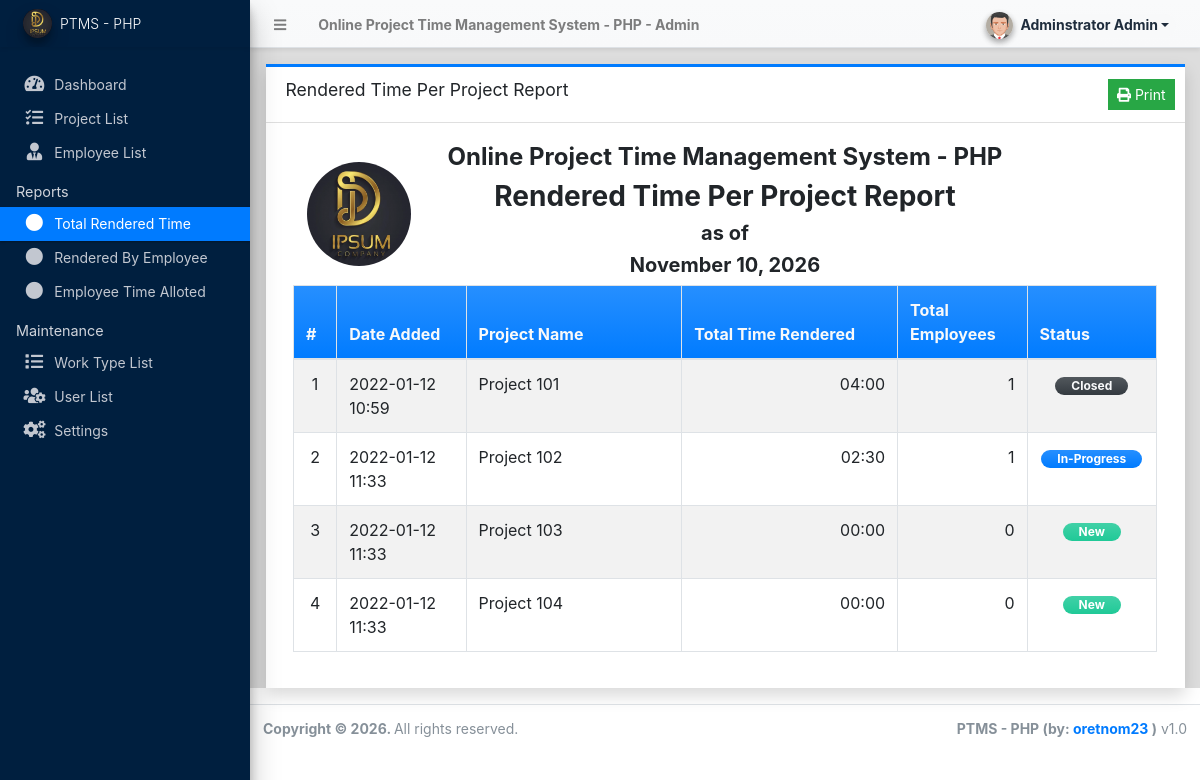
Before: /admin/?page=reports/rendered_time (signed in) with the older database file.
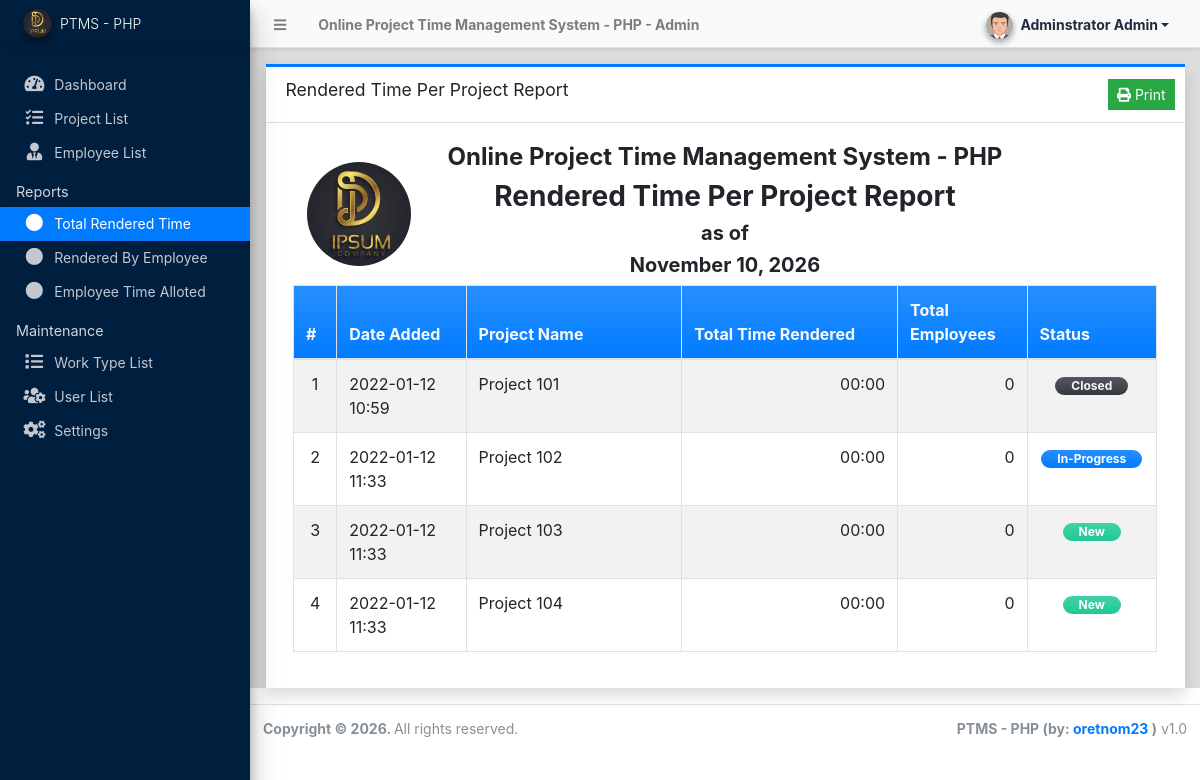
After: the same page with the newer database file.
### tables this page shows
CREATE TABLE IF NOT EXISTS `project_list` (
  `id` int(30) NOT NULL AUTO_INCREMENT,
  `name` text NOT NULL,
  `description` text NOT NULL,
  `status` tinyint(1) NOT NULL DEFAULT 0 COMMENT '0= New, 1= In-Progress, 2= Closed',
  `delete_flag` tinyint(1) NOT NULL DEFAULT 0,
  `date_created` datetime NOT NULL DEFAULT current_timestamp(),
  `date_updated` datetime DEFAULT NULL ON UPDATE current_timestamp(),
  PRIMARY KEY (`id`)
);

### classes/DBConnection.php (called while the page is built, shortened)
<?php
class DBConnection{
    private $host = DB_SERVER;
    private $username = DB_USERNAME;
    private $password = DB_PASSWORD;
    private $database = DB_NAME;
    public $conn;
    public function __construct(){
        if (!isset($this->conn)) {
            $this->port = defined('DB_PORT') ? (int)DB_PORT : 3306;
            $this->conn = mysqli_init();
            if ($this->conn) {
                $this->conn->options(MYSQLI_OPT_CONNECT_TIMEOUT, 10);
                $flags = 0;
                $connected = @$this->conn->real_connect($this->host, $this->username, $this->password, $this->database, $this->port, NULL, $flags);
            } else {
                $connected = false;
            }
        }
    }
}
?>

### classes/SystemSettings.php (called while the page is built, shortened)
<?php
class SystemSettings extends DBConnection{
	function info($field=''){
		if(!empty($field)){
			if(isset($_SESSION['system_info'][$field]))
				return $_SESSION['system_info'][$field];
			else
				return false;
		}else{
			return false;
		}
	}
}
$_settings = new SystemSettings();
?>

### config.php (called while the page is built, shortened)
<?php
require_once('classes/DBConnection.php');
require_once('classes/SystemSettings.php');
function validate_image($file){
	if(!empty($file)){
        $ex = explode('?',$file);
        $file = $ex[0];
        $param =  isset($ex[1]) ? '?'.$ex[1]  : '';
		if(is_file(base_app.$file)){
			return base_url.$file.$param;
		}else{
			return base_url.'dist/img/no-image-available.png';
		}
	}else{
		return base_url.'dist/img/no-image-available.png';
	}
}
?>

### admin/reports/rendered_time.php (the view, shortened to what this page needs)
<?php
function duration($dur = 0){
    if($dur == 0){
        return "00:00";
    }
    $hours = floor($dur / (60 * 60));
    $min = floor($dur / (60)) - ($hours*60);
    $dur = sprintf("%'.02d",$hours).":".sprintf("%'.02d",$min);
    return $dur;
}
?>
<div class="card card-outline card-primary rounded-0 shadow">
	<div class="card-header">
		<h3 class="card-title">Rendered Time Per Project Report</h3>
		<div class="card-tools">
			<button class="btn btn-sm btn-flat btn-success" id="print"><i class="fa fa-print"></i> Print</button>
		</div>
	</div>
	<div class="card-body">
		<div id="outprint">
        <div class="container-fluid">
			<div class="row">
				<div class="col-2 d-flex justify-content-center align-items-center">
					<img src="<?= validate_image($_settings->info('logo')) ?>" class="img-circle" id="sys_logo" alt="System Logo">
				</div>
				<div class="col-8">
					<h4 class="text-center"><b><?= $_settings->info('name') ?></b></h4>
					<h3 class="text-center"><b>Rendered Time Per Project Report</b></h3>
					<h5 class="text-center"><b>as of</b></h5>
					<h5 class="text-center"><b><?= date("F d, Y") ?></b></h5>
				</div>
				<div class="col-2"></div>
			</div>
			<table class="table table-bordered table-hover table-striped">
				<colgroup>
					<col width="5%">
					<col width="15%">
					<col width="25%">
					<col width="25%">
					<col width="15%">
					<col width="15%">
				</colgroup>
				<thead>
					<tr class="bg-gradient-primary text-light">
						<th>#</th>
						<th>Date Added</th>
						<th>Project Name</th>
						<th>Total Time Rendered</th>
						<th>Total Employees</th>
						<th>Status</th>
					</tr>
				</thead>
				<tbody>
					<?php
						$i = 1;
						$qry = $conn->query("SELECT * from `project_list` where delete_flag = 0 order by `name` asc ");
						while($row = $qry->fetch_assoc()):
                            $row['total_duration'] = $conn->query("SELECT SUM(duration) FROM `report_list` where project_id = '{$row['id']}'")->fetch_array()[0];
                            $row['total_employee'] = $conn->query("SELECT distinct(employee_id) FROM `report_list` where project_id = '{$row['id']}'")->num_rows;
					?>
						<tr>
							<td class="text-center"><?php echo $i++; ?></td>
							<td class=""><?php echo date("Y-m-d H:i",strtotime($row['date_created'])) ?></td>
							<td class=""><p class="m-0 truncate-1"><?php echo $row['name'] ?></p></td>
							<td class=""><p class="m-0 truncate-1 text-right"><?php echo duration($row['total_duration']) ?></p></td>
							<td class=""><p class="m-0 truncate-1 text-right"><?php echo number_format($row['total_employee']) ?></p></td>
							<td class="text-center">
								<?php
									switch ($row['status']){
										case 0:
											echo '<span class="rounded-pill badge badge-success bg-gradient-teal px-3">New</span>';
											break;
										case 1:
											echo '<span class="rounded-pill badge badge-primary bg-gradient-primary px-3">In-Progress</span>';
											break;
										case 2:
											echo '<span class="rounded-pill badge badge-dark bg-gradient-dark px-3 text-light">Closed</span>';
											break;
									}
								?>
							</td>
						</tr>
					<?php endwhile; ?>
				</tbody>
			</table>
		</div>
		</div>
	</div>
</div>

Changed rows visible on the page:
computed for project_list "Project 101": total_duration "04:00" → "00:00"; delete_flag "1" → "0"
changed project_list "Project 102": total_duration "02:30" → "00:00"; delete_flag "1" → "0"
